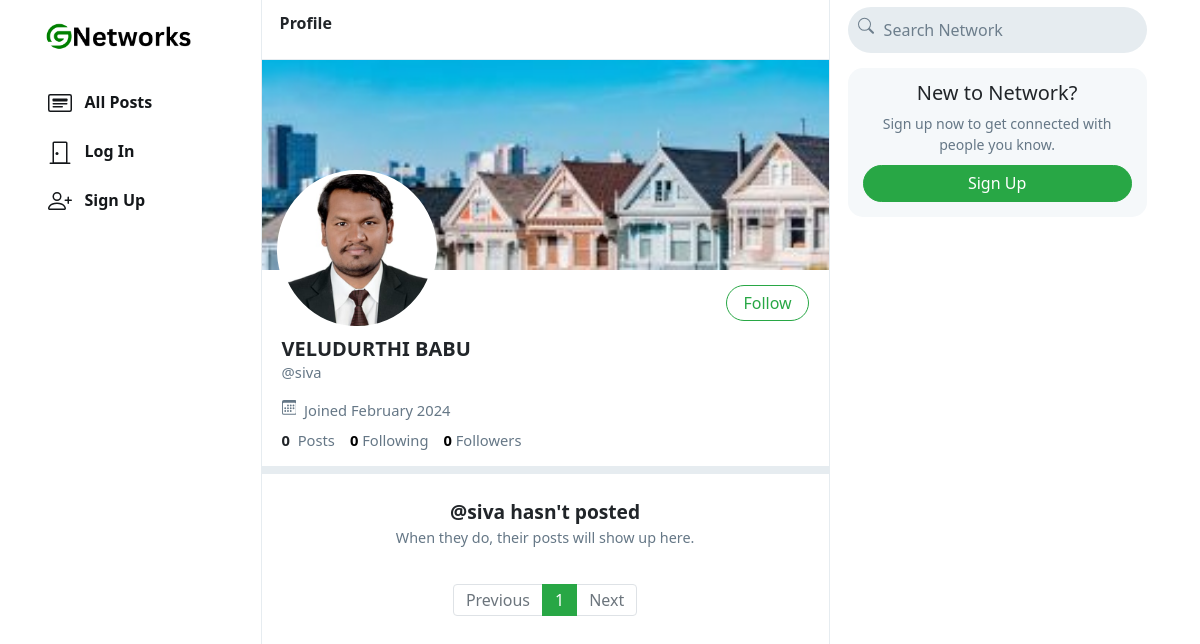
The page /siva on the database its author committed.
### network/models.py (models this page shows, shortened)
class User(AbstractUser):
    profile_pic = models.ImageField(upload_to='profile_pic/')
    bio = models.TextField(max_length=160, blank=True, null=True)
    cover = models.ImageField(upload_to='covers/', blank=True)
    def __str__(self):
        return self.username

### network/views.py (the view)
# urls.py: path("<str:username>", views.profile, name='profile'),
def profile(request, username):
    user = User.objects.get(username=username)
    all_posts = Post.objects.filter(creater=user).order_by('-date_created')
    paginator = Paginator(all_posts, 10)
    page_number = request.GET.get('page')
    if page_number == None:
        page_number = 1
    posts = paginator.get_page(page_number)
    followings = []
    suggestions = []
    follower = False
    if request.user.is_authenticated:
        followings = Follower.objects.filter(followers=request.user).values_list('user', flat=True)
        suggestions = User.objects.exclude(pk__in=followings).exclude(username=request.user.username).order_by("?")[:6]
        if request.user in Follower.objects.get(user=user).followers.all():
            follower = True
    follower_count = Follower.objects.get(user=user).followers.all().count()
    following_count = Follower.objects.filter(followers=user).count()
    return render(request, 'network/profile.html', {
        "username": user,
        "posts": posts,
        "posts_count": all_posts.count(),
        "suggestions": suggestions,
        "page": "profile",
        "is_follower": follower,
        "follower_count": follower_count,
        "following_count": following_count
    })

### network/templates/network/profile.html (shortened to what this page needs)
{% extends 'network/index.html' %}
{% load static %}
{% block profile %}
    <div class="profile-view" data-user="{{username.username}}">
        <div class="cover-image" style="background-image: url(/media/{{username.cover}})"></div>
        <div class="profile-image" style="background-image: url(/media/{{username.profile_pic}})"></div>
        <div class="profile-details">
            <div>
                {% if user.username == username.username %}
                    <button class="btn btn-outline-success float-right" id="edit-profile-btn">Edit Profile</button>
                {% elif is_follower %}
                    <button class="btn btn-success float-right" onclick="unfollow_user(this,'{{username.username}}','edit_page')" id="following-btn">Following</button>
                {% else %}
                    <button class="btn btn-outline-success float-right" onclick="follow_user(this,'{{username.username}}','edit_page')" id="follow-btn">Follow</button>
                {% endif %}
            </div>
            <div class="details-data">
                <h5>{{username.first_name}} {{username.last_name}}</h5>
                <div class="grey">@{{username.username}}</div>
                <div class="grey" style="padding: 8px 0px;">
                    &nbsp;Joined {{username.date_joined | date:"F Y"}}
                </div>
                <div>
                    <strong>
                        {{posts_count}}
                    </strong>
                    &nbsp;<span class="grey">Posts</span>
                    <a href="#">
                        <strong id="following__count">{{following_count | default:0}}</strong>&nbsp;<span class="grey">Following</span>
                    </a>
                    <a href="#">
                        <strong id="follower__count">{{follower_count | default:0}}</strong>&nbsp;<span class="grey">Followers</span>
                    </a>
                </div>
            </div>
        </div>
    </div>
    <div class="space"></div>
{% endblock %}
{% block emptyprofile %}
    <center>
        <br>
        <strong style="font-size: 1.2em;">@{{username}} hasn't posted</strong>
        <div class="grey" style="font-size: .9em;">When they do, their posts will show up here.</div>
    </center>
{% endblock %}

### rows shown on the page
User: cover (picture), profile_pic (picture), first_name "VELUDURTHI", last_name "BABU", username "siva", date_joined "February 2024"

### other values the page prints
{{ posts_count }} "0"
{{ following_count | default:0 }} "0"
{{ follower_count | default:0 }} "0"
{{ each }} "1"
